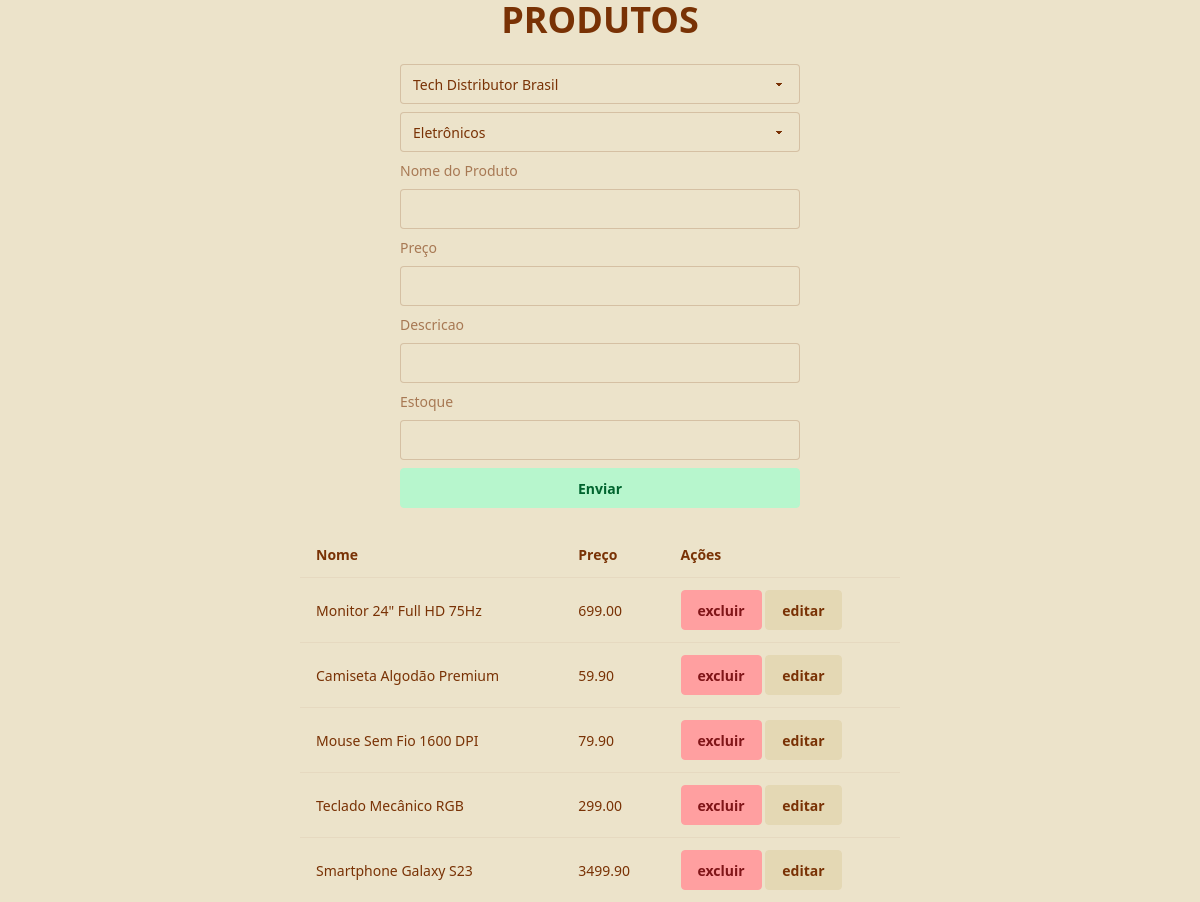
Screenshot of /Ver1/crud/produto.php with the database file from the repository.
### tables this page shows
create table produto(
    id_prod int auto_increment primary key,
    id_forn int,
    id_cat int,
    nome_prod varchar(200),
    preco decimal(10,2),
    descricao varchar(300),
    estoque int check(estoque >=0), 
    
    foreign key(id_forn) references fornecedor(id_forn),
    foreign key(id_cat) references categoria(id_cat)
);

### Ver1/crud/produto.php (the view, shortened to what this page needs)
<?php
require_once __DIR__ . "/../includes/cabecalho.php";
?>
<!DOCTYPE html>
<html lang="en" data-theme="retro">
<head>
    <link href="https://cdn.jsdelivr.net/npm/daisyui@5" rel="stylesheet" type="text/css" />
    <link href="https://cdn.jsdelivr.net/npm/daisyui@5/themes.css" rel="stylesheet" type="text/css" />
    <script src="https://cdn.jsdelivr.net/npm/@tailwindcss/browser@4"></script>
</head>
<body>
    <h1 class="font-title text-4xl font-bold text-center">PRODUTOS</h1>
    <form action="../actions/salvar.php" method="post" class="max-w-md mx-auto">
    <div class="card-body">
        <select class="select w-100" name="id_forn" id="id_forn"  value="<?= $registro['id_forn'] ?? '' ?>" >
        <?php
            foreach($pdo->query("SELECT id_forn, nome_forn FROM fornecedor") as $row){
                echo "<option value='" . $row['id_forn'] . "'>" . $row['nome_forn'] . "</option>";
            }
         ?>
        </select>
        <select class="select w-100" name="id_cat" id="id_cat" value="<?= $registro['id_cat'] ?? '' ?>">
        <?php
            foreach($pdo->query("SELECT id_cat, nome_cat FROM categoria") as $row){
                echo "<option value='" . $row['id_cat'] . "'>" . $row['nome_cat'] . "</option>";
            }
         ?>
        </select>
        <label for="nome_prod" class="label">Nome do Produto</label><input class="input w-100" type="text" name="nome_prod" value="<?= $registro['nome_prod'] ?? '' ?>">
        <label for="preco" class="label">Preço</label><input type="number" class="input w-100" step="0.01" min="0" name="preco" value="<?= $registro['preco'] ?? '' ?>">
        <label for="descricao" class="label">Descricao</label><input type="text" class="input w-100" name="descricao" value="<?= $registro['descricao'] ?? '' ?>">
        <label for='estoque' class="label">Estoque</label><input type="number" class="input w-100" min="0" name='estoque' value="<?= $registro['estoque'] ?? '' ?>">
        <button type='submit' class='btn btn-secondary'>Enviar</button>
    </form>
     <table class="table w-[50%] mx-auto ">
        <tr>
            <th>Nome</th>
            <th>Preço</th>
            <th>Ações</th>
        <tr>
    <?php
    try{
        $sql="SELECT * FROM produto ORDER BY id_prod DESC";
        $stmt=$pdo->prepare($sql);
        $stmt->execute();
        $produtos = $stmt->fetchAll();
        foreach($produtos as $prod):
            ?>
            <tr>
                <td>
                    <?= $prod['nome_prod'] ?>
                </td>
                <td>
                    <?= $prod['preco'] ?>
                </td>
                <td>
                    <a class="btn btn-primary" href="../actions/deletar.php?formulario=produto&id=<?= $prod['id_prod'] ?>">excluir</a>
                    <a class="btn" href="produto.php?id=<?= $prod['id_prod'] ?>">editar</a>
                </td>
            </tr>
       <?php
        endforeach;
        ?>
        </table>
        <?php
         }catch(PDOException $e){
            echo "erro:". $e->getMessage();
         }
    ?>
</body>
</html>

### rows the page displays
produto: nome_prod "Monitor 24\" Full HD 75Hz", preco "699.00"
produto: nome_prod "Camiseta Algodão Premium", preco "59.90"
produto: nome_prod "Mouse Sem Fio 1600 DPI", preco "79.90"
produto: nome_prod "Teclado Mecânico RGB", preco "299.00"
produto: nome_prod "Smartphone Galaxy S23", preco "3499.90"

### other values shown
form field id_forn "Tech Distributor Brasil"
form field id_cat "Eletrônicos"
